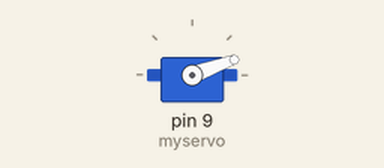
This sketch was run on a simulated Arduino Uno, built with avr-gcc and run on an emulated ATmega328P. On the bench: servo.

Above: at 0.05 s.
At 4.05 s:
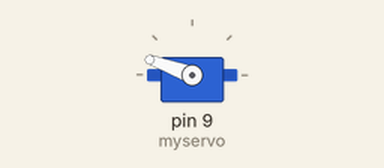
At 8.0 s:
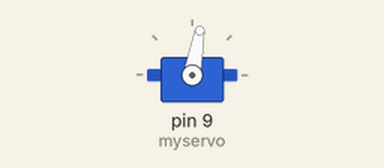
Timing chart, 0 to 10.4 s (numbered marks = the images above):
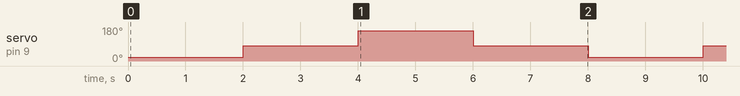

Measured:
- by itself, servo on pin 9 (myservo): repeats every 8.0 s: 160° 2.0 s, 80° 2.0 s, 20° 2.0 s, 80° 2.0 s

The sketch:

Servo.ino
```cpp
#include <Servo.h>

Servo myservo;


int pos = 0;

void setup() {

myservo.attach(9);

}

void loop() {

    myservo.write(pos=20);
    delay(2000);

    myservo.write(pos=80);
    delay(2000);

   myservo.write(pos=160);
   delay(2000);


   myservo.write(pos=80);
   delay(2000);
 }
```
